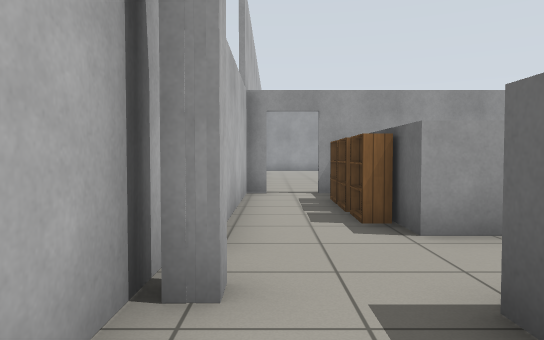
[1] (above)

24 first-person views from a walk through a Gazebo world. The camera is 0.9 m above the floor, tilts 2° down and sees 70° across. The floor is counted in squares, 1 m on a side. Each view is taken from the middle of a square. On the plan, view 1 faces up. The plan holds only what a view shows up to about 13 squares ahead; the rest is blank. Simple patterns stand in for the simulator's built-in surfaces.

[2]
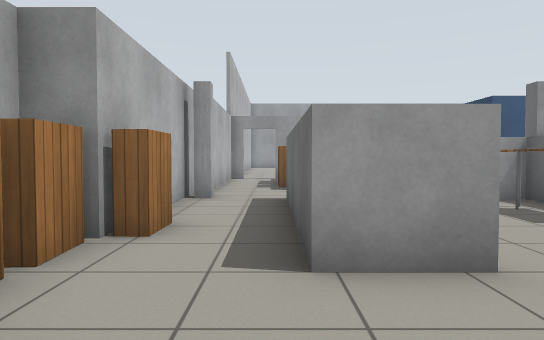

[3]
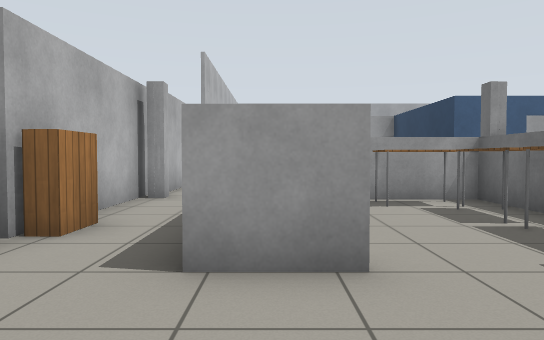

[4]
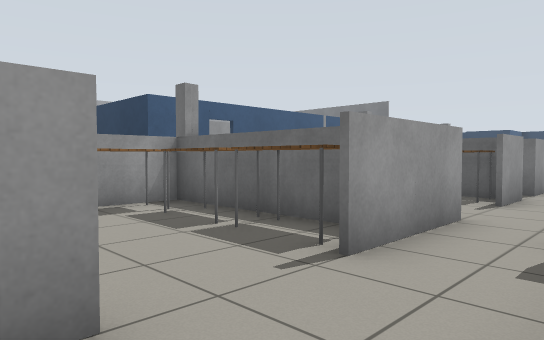

[5]
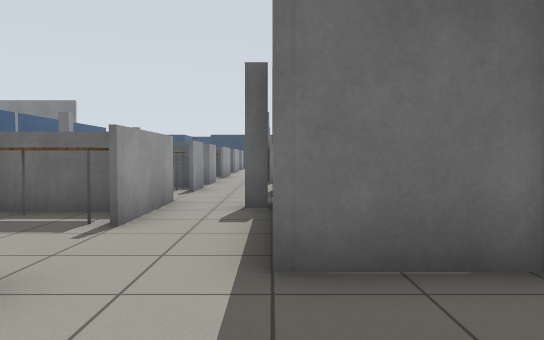

[6]
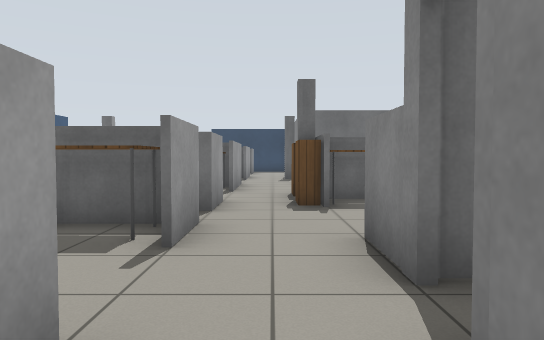

[7]
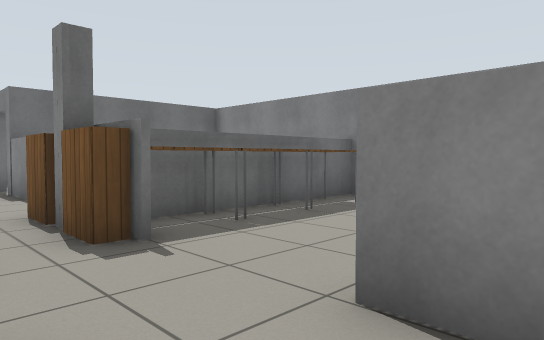

[8]
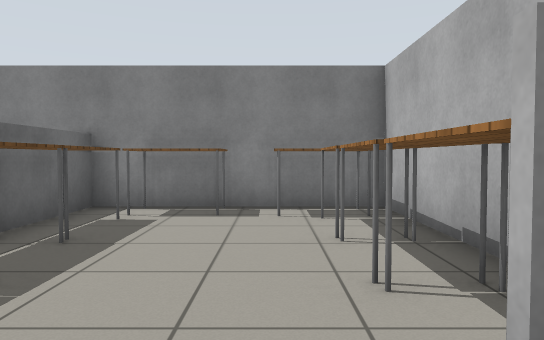

[9]
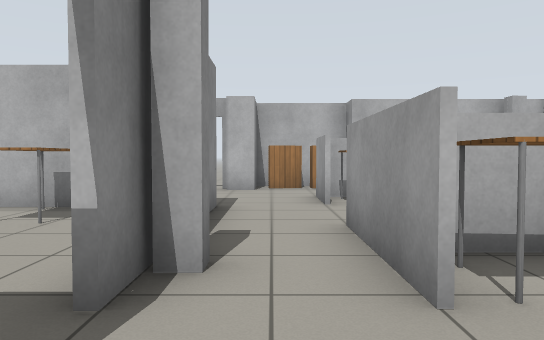

[10]
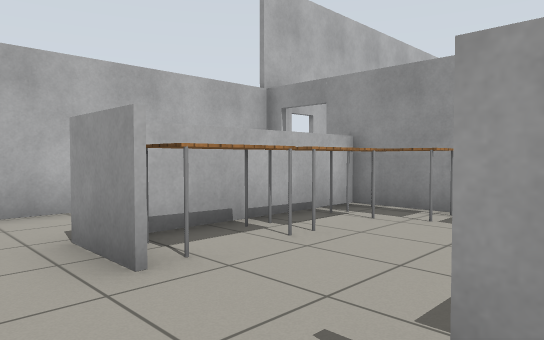

[11]
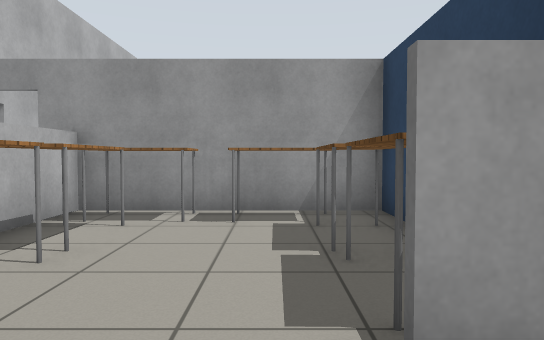

[12]
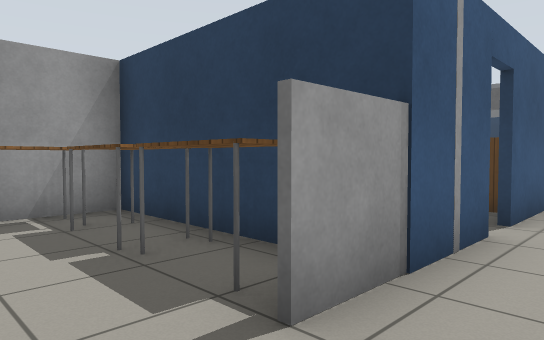

[13]
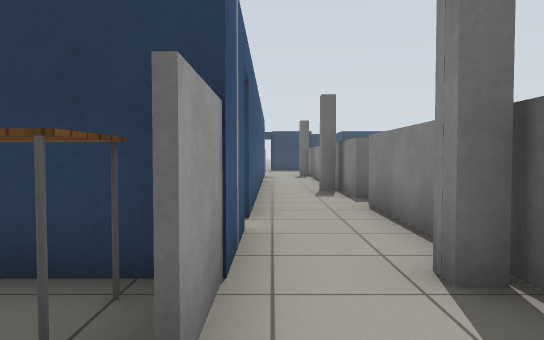

[14]
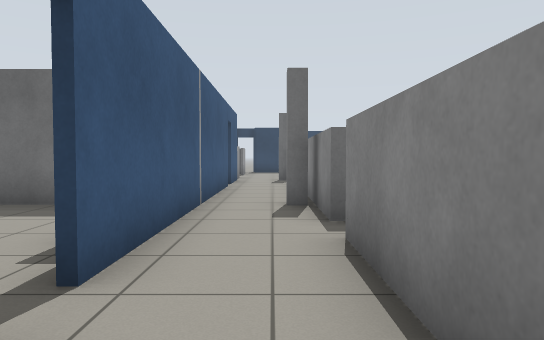

[15]
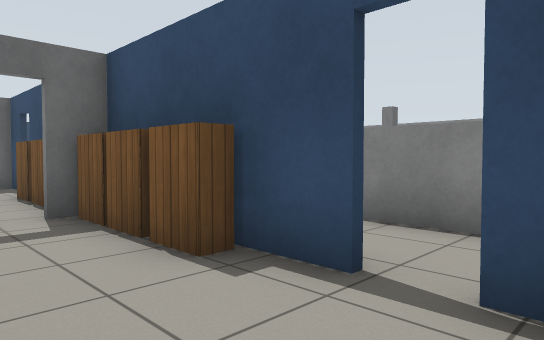

[16]
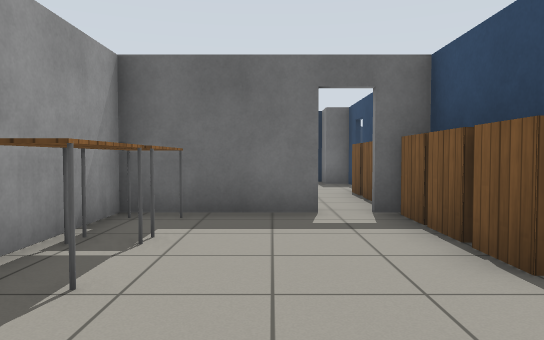

[17]
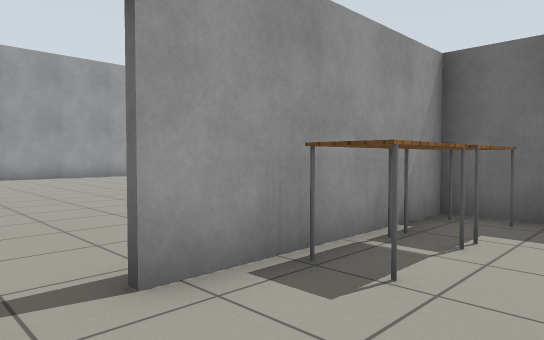

[18]
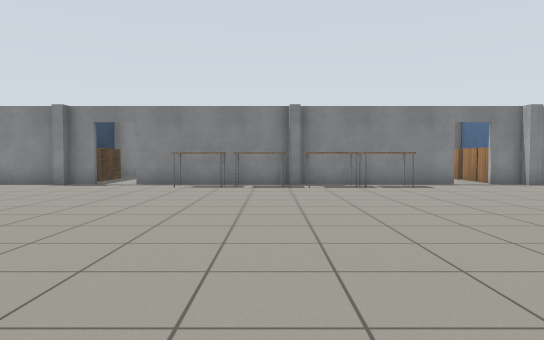

[19]
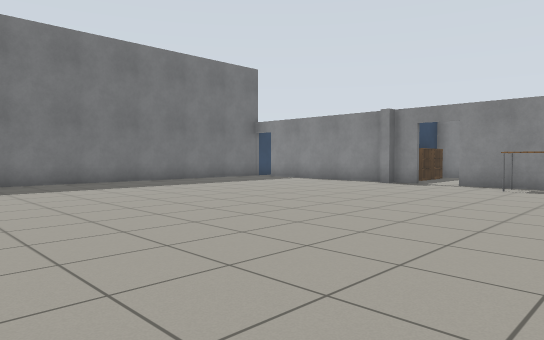

[20]
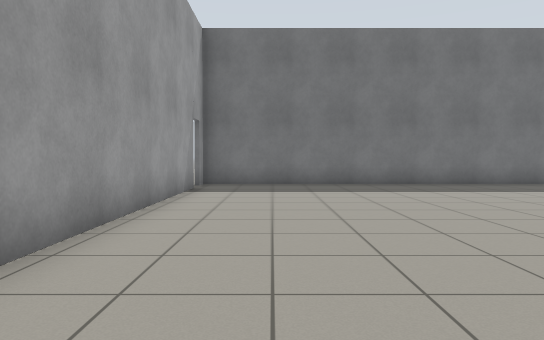

[21]
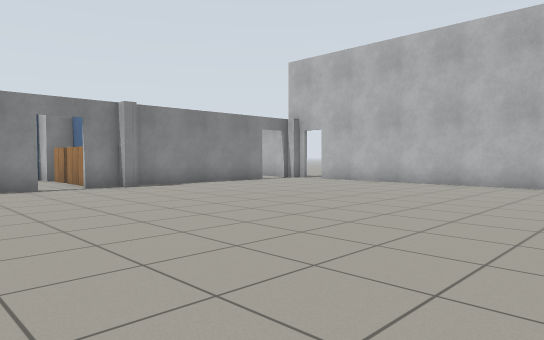

[22]
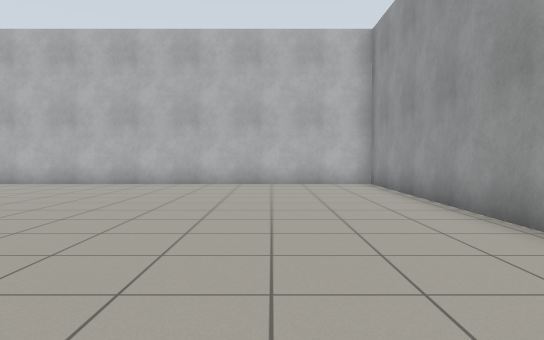

[23]
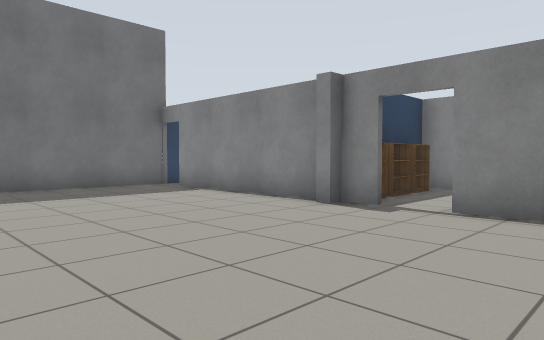

[24]
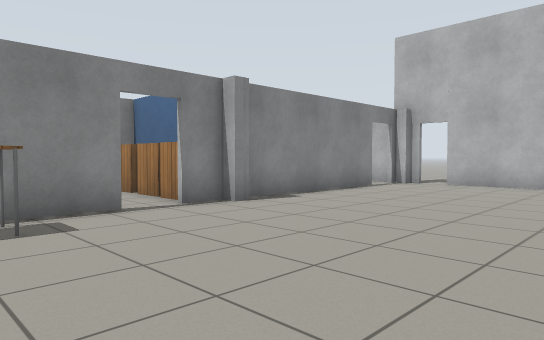

### Floor plan
Points are (right, up) in squares from view 1. A wall is a line through its corners. A room is listed if a view was taken in it or the views show most of it. See-through windows are left out.
Room 1 (views 1, 2, 3, 4, 5, 6, 7, 8, 9)
walls: (11.4, -3) (9.7, -3); (11.2, -2.7) (11.2, -1.1); (13.7, -3) (12.2, -3); (12.8, -5) (13.4, -5); (8.8, -5) (10.4, -5); (7.7, -3) (4.9, -3); (9, -7.2) (9, -10.9) (19.5, -10.9) (19.5, -5); (6.8, -4.5) (7, -4.5); (6.6, -5) (7.9, -5); (18.1, -5) (19.9, -5); (18.6, -3) (15.9, -3); (6.3, 0.4) (6.3, 2.1) (4, 2.1); (14.2, -11) (14.2, -7.4); (2.9, -3) (1.3, -3) (1.3, -2.5); (3, -7.2) (3, -5) (3.9, -5); (-0.4, -4.4) (-0.4, -5.2); (-0.9, 1.6) (-0.9, -0.6); (-1.7, -1.7) (-1.7, -4.5)
ways out: opening at (12, 2) to room 2; opening at (0.5, 2) to room 3; open door at (2.5, -7); open door at (8, -5); open door at (20.5, -5)
objects: bookshelf (-1, -4) to (-1, -3); bookshelf (-1, -2); bookshelf (-1, -1); other object (2, -2) to (2, -1); table (4, 1) to (5, 1); table (5, -2) to (6, -1); table (5, 0) to (6, 0); table (7, -2) to (7, -1); table (10, -10) to (11, -10); table (10, -9); table (10, -8) to (10, -7); table (10, -6); table (10, -2) to (11, -1); table (12, -10) to (13, -10); table (13, -9) to (14, -9); table (13, -8) to (14, -7); table (13, -6) to (14, -6); bookshelf (14, -5); bookshelf (15, -5); other object (17, -2)
Room 2 (views 10, 11, 12, 13, 14, 15, 16, 17, 18, 19, 20, 21, 22, 23, 24)
walls: (14, 10) (14.5, 10); (13.5, 9.6) (14.1, 9.6); (10.5, 9.4) (9.1, 9.4); (18.6, 9.6) (19.4, 9.6); (9.1, 9.6) (10.4, 9.6); (14.2, 6.3) (14.2, 9.4) (13.4, 9.4); (7, 9.6) (7.6, 9.6); (7, 9.4) (6.1, 9.4); (6.6, 10) (7, 10); (21.4, 9.5) (21.4, 10) (21.9, 10); (22, 9.6) (22.5, 9.6); (6.9, 7.6) (6.9, 5.4); (11.7, 4.3) (9.6, 4.3); (17.6, 4.5) (18.7, 4.5); (9.6, 4.5) (11.7, 4.5); (18.6, 4.3) (17.1, 4.3); (8.9, 4.3) (6.4, 4.3); (19.6, 4.5) (20.7, 4.5) (20.7, 5.2) (21.8, 5.2) (21.8, 7.5); (14.2, 2.3) (14.2, 2.8); (12.2, 2.2) (15.7, 2.2); (7.5, 24.2) (-0.6, 24.2) (-0.6, 11.1); (6.8, 4.2) (6.8, 9.6); (1.8, 9.5) (1.8, 5.1); (26.4, 9.6) (27.6, 9.6); (6.6, 2.7) (7.1, 2.7); (1.1, 9.6) (2.9, 9.6); (6.8, 2.2) (6.8, 2.7); (6.3, 2.2) (11.4, 2.2); (2.6, 4.3) (1.7, 4.3); (28.6, 9) (28.6, 24.2) (28, 24.2); (27.1, 24.2) (19.1, 24.2)
ways out: opening at (12, 2) to room 1; opening at (2, 3.5) to room 3; open door at (0.5, 9.5) to room 3; open door at (-1, 11); open door at (8.7, 9.7); open door at (9, 4); open door at (14, 6); open door at (19, 4); open door at (20, 9.5); open door at (27.5, 24); open door at (28, 9.5)
objects: table (3, 5) to (3, 6); table (3, 7) to (3, 8); table (3, 9) to (4, 9); table (5, 9) to (6, 9); table (6, 5) to (6, 6); table (6, 7) to (6, 8); bookshelf (7, 8); bookshelf (8, 6); bookshelf (8, 9); bookshelf (11, 5); table (11, 9); table (11, 10) to (12, 11); bookshelf (12, 5); table (12, 9) to (13, 9); bookshelf (13, 5) to (14, 5); table (13, 10) to (14, 11); table (15, 10) to (16, 11); bookshelf (16, 5); table (16, 10) to (18, 11); bookshelf (17, 5) to (18, 5); bookshelf (21, 7); bookshelf (21, 8); bookshelf (21, 9)
Room 3 (no view inside)
walls: (-0.9, 3.5) (-0.9, 1.6); (1.7, 4.3) (1.7, 6.5); (-0.4, 2.8) (-0.4, 2.3) (-0.7, 2.3); (-0.6, 2.8) (-0.6, 2.3); (1.3, 1.7) (1.3, 2.2); (-0.1, 9.4) (-0.6, 9.4) (-0.6, 3.9); (2.9, 9.4) (1.1, 9.4)
ways out: opening at (0.5, 2) to room 1; opening at (2, 3.5) to room 2; open door at (0.5, 9.5) to room 2
objects: bookshelf (1, 6); bookshelf (1, 7); bookshelf (1, 8)

Positions as (right, up) in squares from view 1, and headings:
1: (0, 0), facing up
2: (1, -6), facing up
3: (2, -6), facing up
4: (2, -5), facing up-right
5: (0, -5), facing right
6: (6, -4), facing right
7: (9, -3), facing down-right
8: (11, -4), facing down
9: (10, -4), facing left
10: (6, 3), facing up-left
11: (5, 3), facing up
12: (4, 3), facing up-right
13: (4, 4), facing right
14: (7, 3), facing right
15: (8, 7), facing down-right
16: (8, 7), facing right
17: (8, 7), facing up-right
18: (15, 22), facing down
19: (15, 22), facing down-right
20: (16, 22), facing right
21: (12, 21), facing down-left
22: (12, 21), facing left
23: (17, 16), facing down-right
24: (12, 16), facing down-left
